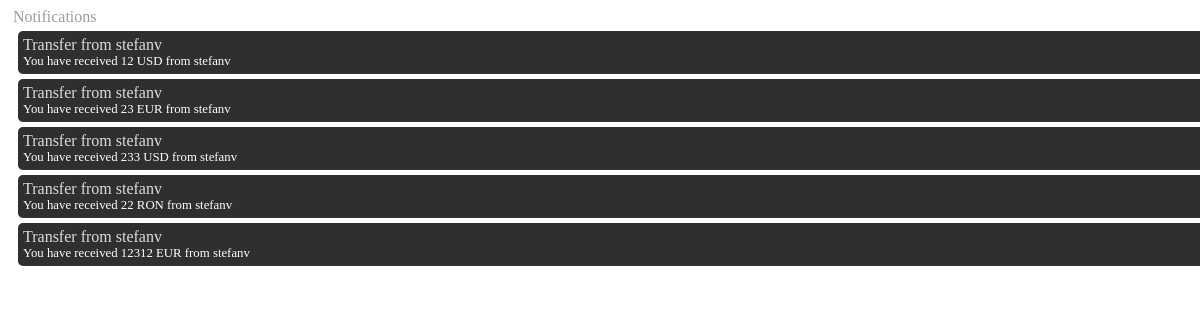
Before: /get-notifications/ (signed in) with the older database file.
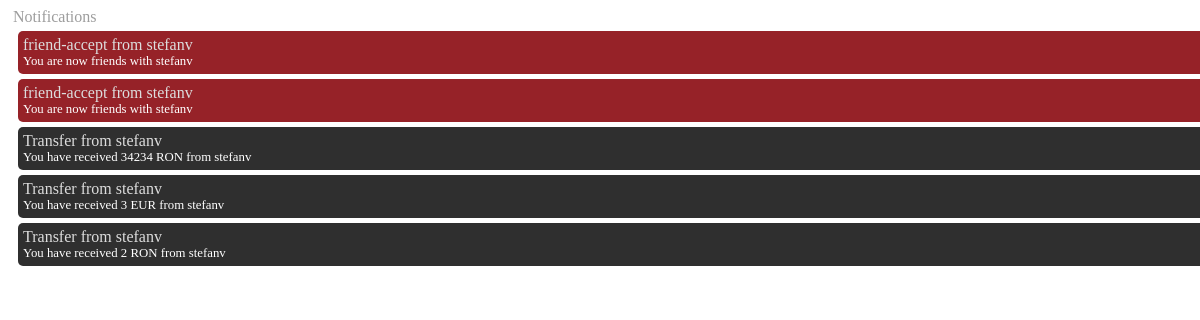
After: the same page with the newer database file.
### dot_basic/models.py (models this page shows)
class Notification(models.Model):
    user = models.ForeignKey(User, related_name="notification_set", on_delete=models.CASCADE)
    notification = models.CharField(max_length=30, blank=True)
    notification_type = models.CharField(max_length=30, blank=True, null=True)
    date = models.DateField(null=True, blank=True)
    time = models.TimeField(null=True, blank=True)
    user2 = models.ForeignKey(User, related_name="notification_friend", blank=True, null=True, on_delete=models.CASCADE)
    status = models.CharField(max_length=30, default="unseen")

### dot_basic/views.py (the view)
# urls.py: path('get-notifications/', getNotificationsView, name='get notifications'),
@login_required
def getNotificationsView(request):
    user = request.user
    context_dict = {}
    notifications = basic_models.Notification.objects.filter(user=user, status='unseen').order_by('-id')
    if len(notifications) < 5:
        n = 5-len(notifications)
        notifications_seen = basic_models.Notification.objects.filter(user=user, status='seen').order_by('-id')[:n]
        context_dict['notifications_seen'] = notifications_seen
    else:
        notifications = notifications[:5]
    context_dict['notifications'] = notifications
    return render(request, 'ajax/notifications.html', context_dict)

### dot_basic/templates/ajax/notifications.html (shortened to what this page needs)
<link rel = "stylesheet" type = "text/css" href = "/static/basic/css/notifications.css" />
<div class="container-fluid notif-cont-style">
{% if notifications or notifications_seen %}
<div class="row">
    <div class="notification-header">Notifications</div>
</div>
{% endif %}
{% for item in notifications %}
<div class="row">
    <div class="notification-box notification-new">
        <div class="notification-name" style="cursor: pointer;" onclick="seen({{ item.id }})"> {{ item.notification_type }} from {{ item.user2 }} </div>
        <div class="notification-text"> {{ item.notification }} </div>
    </div>
</div>
{% endfor %}
{% for item in notifications_seen %}
<div class="row">
    <div class="notification-box">
        <div class="notification-name" style="cursor: pointer;" onclick="seen({{ item.id }})"> {{ item.notification_type }} from {{ item.user2 }} </div>
        <div class="notification-text"> {{ item.notification }} </div>
    </div>
</div>
{% endfor %}
</div>

### static/basic/css/notifications.css (style rules this page uses)
.notification-header { margin-left: 5px; color: #9D9D9D; }
.notification-box { background-color: #2f2f2f; padding: 5px; margin: 5px 10px 5px 10px; width: 100%; border-radius: 5px; }
.notif-cont-style { width: 100%; }
.notification-name { color: #DDD; }
.notification-text { font-size: 0.8rem; color: #fff; }
.notification-new { background-color: #962228 !important; }

Changed rows visible on the page:
no longer on this page (row unchanged): Notification: notification_type "Transfer", user2 "stefanv", notification "You have received 12 USD from stefanv"
no longer on this page (row unchanged): Notification: notification_type "Transfer", user2 "stefanv", notification "You have received 23 EUR from stefanv"
no longer on this page (row unchanged): Notification: notification_type "Transfer", user2 "stefanv", notification "You have received 233 USD from stefanv"
no longer on this page (row unchanged): Notification: notification_type "Transfer", user2 "stefanv", notification "You have received 22 RON from stefanv"
no longer on this page (row unchanged): Notification: notification_type "Transfer", user2 "stefanv", notification "You have received 12312 EUR from stefanv"
added Notification: notification_type "friend-accept", user2 "stefanv", notification "You are now friends with stefanv"
added Notification: notification_type "friend-accept", user2 "stefanv", notification "You are now friends with stefanv"
added Notification: notification_type "Transfer", user2 "stefanv", notification "You have received 34234 RON from stefanv"
added Notification: notification_type "Transfer", user2 "stefanv", notification "You have received 3 EUR from stefanv"
added Notification: notification_type "Transfer", user2 "stefanv", notification "You have received 2 RON from stefanv"
